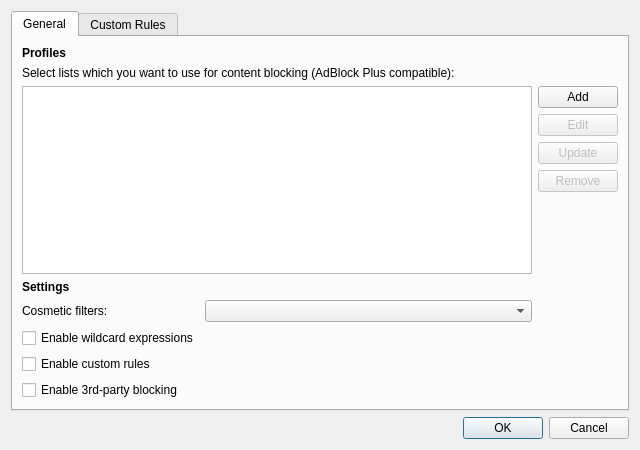
<?xml version="1.0" encoding="UTF-8"?>
<ui version="4.0">
 <class>Otter::ContentBlockingDialog</class>
 <widget class="QDialog" name="Otter::ContentBlockingDialog">
  <property name="geometry">
   <rect>
    <x>0</x>
    <y>0</y>
    <width>640</width>
    <height>450</height>
   </rect>
  </property>
  <property name="windowTitle">
   <string>Content Blocking</string>
  </property>
  <layout class="QVBoxLayout" name="contentBlockingVerticalLayout">
   <item>
    <widget class="QTabWidget" name="tabWidget">
     <property name="currentIndex">
      <number>0</number>
     </property>
     <widget class="QWidget" name="generalTab">
      <attribute name="title">
       <string>General</string>
      </attribute>
      <layout class="QVBoxLayout" name="generalVerticalLayout">
       <item>
        <widget class="QLabel" name="profilesHeaderLabel">
         <property name="font">
          <font>
           <weight>75</weight>
           <bold>true</bold>
          </font>
         </property>
         <property name="text">
          <string>Profiles</string>
         </property>
        </widget>
       </item>
       <item>
        <widget class="QLabel" name="profilesDescriptionLabel">
         <property name="text">
          <string>Select lists which you want to use for content blocking (AdBlock Plus compatible):</string>
         </property>
         <property name="wordWrap">
          <bool>true</bool>
         </property>
        </widget>
       </item>
       <item>
        <layout class="QHBoxLayout" name="profilesHorizontalLayout">
         <item>
          <layout class="QVBoxLayout" name="profilesVerticalLayout">
           <item>
            <widget class="Otter::ItemViewWidget" name="profilesViewWidget">
             <property name="sizeAdjustPolicy">
              <enum>QAbstractScrollArea::AdjustIgnored</enum>
             </property>
             <property name="editTriggers">
              <set>QAbstractItemView::CurrentChanged|QAbstractItemView::DoubleClicked|QAbstractItemView::EditKeyPressed|QAbstractItemView::SelectedClicked</set>
             </property>
             <property name="alternatingRowColors">
              <bool>true</bool>
             </property>
             <property name="autoExpandDelay">
              <number>-1</number>
             </property>
             <attribute name="headerStretchLastSection">
              <bool>false</bool>
             </attribute>
            </widget>
           </item>
           <item>
            <widget class="QLabel" name="settingsHeaderLabel">
             <property name="font">
              <font>
               <weight>75</weight>
               <bold>true</bold>
              </font>
             </property>
             <property name="text">
              <string>Settings</string>
             </property>
            </widget>
           </item>
           <item>
            <layout class="QFormLayout" name="settingsFormLayout">
             <item row="1" column="0">
              <widget class="QLabel" name="cosmeticFiltersLabel">
               <property name="text">
                <string>Cosmetic filters:</string>
               </property>
              </widget>
             </item>
             <item row="1" column="1">
              <widget class="QComboBox" name="cosmeticFiltersComboBox"/>
             </item>
             <item row="2" column="0">
              <widget class="QCheckBox" name="enableWildcardsCheckBox">
               <property name="text">
                <string>Enable wildcard expressions</string>
               </property>
              </widget>
             </item>
             <item row="3" column="0">
              <widget class="QCheckBox" name="enableCustomRulesCheckBox">
               <property name="text">
                <string>Enable custom rules</string>
               </property>
              </widget>
             </item>
             <item row="4" column="0">
              <widget class="QCheckBox" name="enable3rdpartyBlockCheckBox">
               <property name="text">
                <string>Enable 3rd-party blocking</string>
               </property>
              </widget>
             </item>
            </layout>
           </item>
          </layout>
         </item>
         <item>
          <layout class="QVBoxLayout" name="profilesButtonsLayout" stretch="0,0,0,0,1">
           <item>
            <widget class="QPushButton" name="addProfileButton">
             <property name="text">
              <string>Add</string>
             </property>
            </widget>
           </item>
           <item>
            <widget class="QPushButton" name="editProfileButton">
             <property name="enabled">
              <bool>false</bool>
             </property>
             <property name="text">
              <string>Edit</string>
             </property>
            </widget>
           </item>
           <item>
            <widget class="QPushButton" name="updateProfileButton">
             <property name="enabled">
              <bool>false</bool>
             </property>
             <property name="text">
              <string>Update</string>
             </property>
            </widget>
           </item>
           <item>
            <widget class="QPushButton" name="removeProfileButton">
             <property name="enabled">
              <bool>false</bool>
             </property>
             <property name="text">
              <string>Remove</string>
             </property>
            </widget>
           </item>
           <item>
            <spacer name="profilesVerticalSpacer">
             <property name="orientation">
              <enum>Qt::Vertical</enum>
             </property>
             <property name="sizeHint" stdset="0">
              <size>
               <width>0</width>
               <height>0</height>
              </size>
             </property>
            </spacer>
           </item>
          </layout>
         </item>
        </layout>
       </item>
      </layout>
     </widget>
     <widget class="QWidget" name="customRulesTab">
      <attribute name="title">
       <string>Custom Rules</string>
      </attribute>
      <layout class="QVBoxLayout" name="customVerticalLayout">
       <item>
        <layout class="QHBoxLayout" name="customRulesHorizontalLayout">
         <item>
          <widget class="Otter::ItemViewWidget" name="customRulesViewWidget">
           <property name="alternatingRowColors">
            <bool>true</bool>
           </property>
           <attribute name="headerVisible">
            <bool>false</bool>
           </attribute>
          </widget>
         </item>
         <item>
          <layout class="QVBoxLayout" name="customRulesButtonsLayout" stretch="0,0,0,1">
           <item>
            <widget class="QPushButton" name="addRuleButton">
             <property name="text">
              <string>Add</string>
             </property>
            </widget>
           </item>
           <item>
            <widget class="QPushButton" name="editRuleButton">
             <property name="text">
              <string>Edit</string>
             </property>
            </widget>
           </item>
           <item>
            <widget class="QPushButton" name="removeRuleButton">
             <property name="text">
              <string>Remove</string>
             </property>
            </widget>
           </item>
           <item>
            <spacer name="customRulesVerticalSpacer">
             <property name="orientation">
              <enum>Qt::Vertical</enum>
             </property>
             <property name="sizeHint" stdset="0">
              <size>
               <width>0</width>
               <height>0</height>
              </size>
             </property>
            </spacer>
           </item>
          </layout>
         </item>
        </layout>
       </item>
      </layout>
     </widget>
    </widget>
   </item>
   <item>
    <widget class="QDialogButtonBox" name="confirmButtonBox">
     <property name="orientation">
      <enum>Qt::Horizontal</enum>
     </property>
     <property name="standardButtons">
      <set>QDialogButtonBox::Cancel|QDialogButtonBox::Ok</set>
     </property>
    </widget>
   </item>
  </layout>
 </widget>
 <customwidgets>
  <customwidget>
   <class>Otter::ItemViewWidget</class>
   <extends>QTreeView</extends>
   <header>src/ui/ItemViewWidget.h</header>
  </customwidget>
 </customwidgets>
 <resources/>
 <connections/>
</ui>
